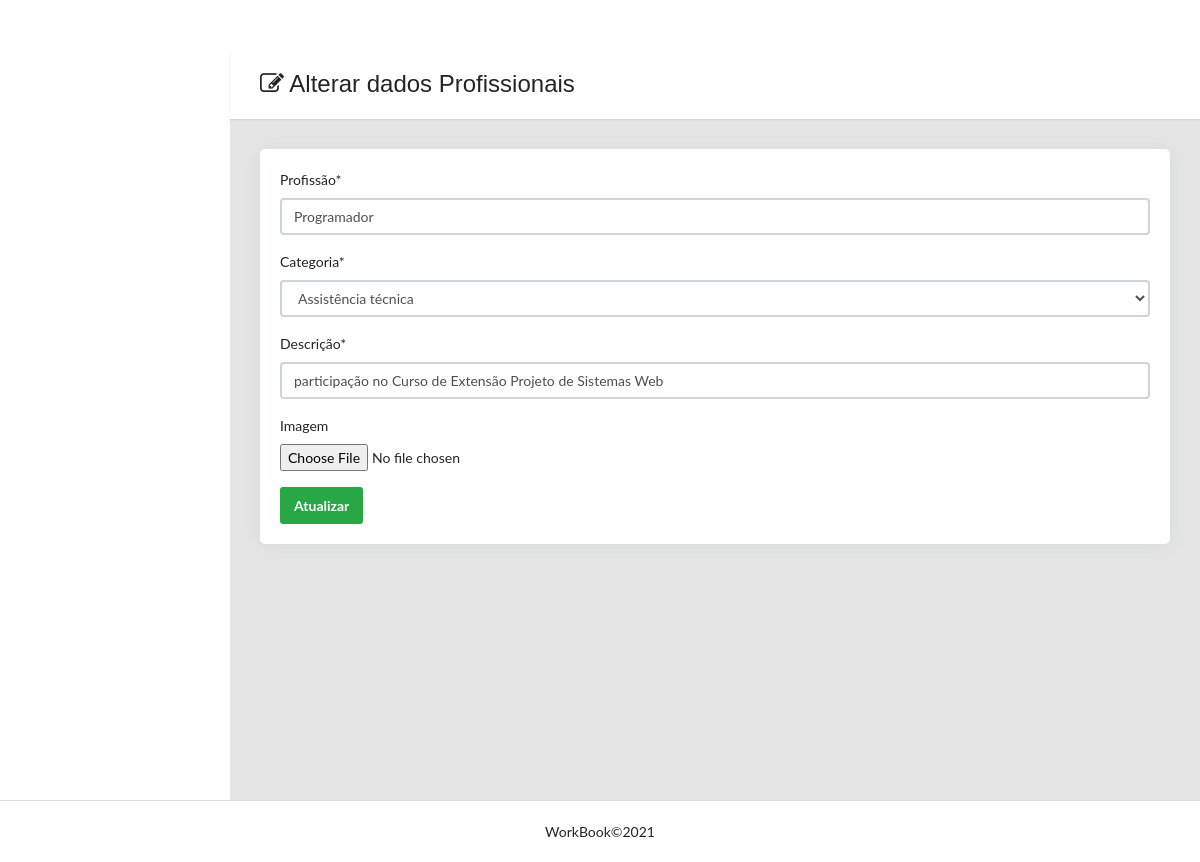
/dadosProfissional/3, run on an earlier commit of the app's database.
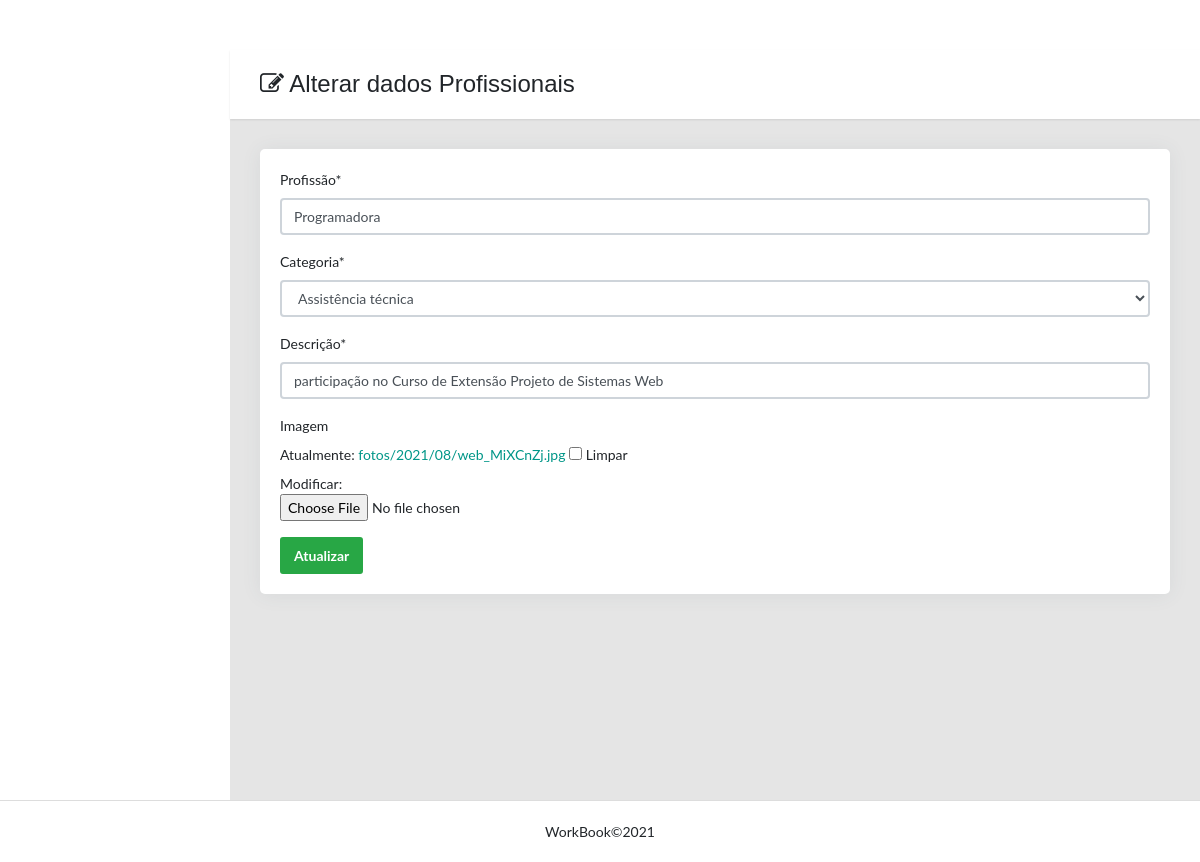
And on a later commit of the database.
### usuario/models.py (models this page shows, shortened)
class Profissional(models.Model):
            profissao = models.CharField('Profissão', max_length=250)
            categoria = models.OneToOneField(Categoria, on_delete=models.CASCADE, related_name='categoria')
            slug = models.SlugField('Atalho', unique=True, blank=True, null=True)
            descricao = models.CharField('Descrição', max_length=250)
            imagem = models.ImageField(upload_to='fotos/%Y/%m/', blank=True, null=True)
            user = models.OneToOneField(Usuario, on_delete=models.CASCADE, related_name='usario',
                                        error_messages={
                                            "unique": "Já existe um profissional cadastrado para este usuário."
                                        }
                                       )
            acesso_permitido = models.BooleanField(default=True)
            class Meta:
                verbose_name = 'Profissional'
                verbose_name_plural = 'Profissional'
                ordering = ['id']
            """def clean(self):
                model = self.__class__
                if model.objects.count() > 0 and self.user_id != model.objects.get().user_id:
                    raise ValidationError("Você já tem um perfil profissional cadastrado.")"""

### usuario/views.py (the view)
# urls.py: path('dadosProfissional/<int:user_id>', views.dadosProfissional, name='dadosProfissional'),
def dadosProfissional(request, user_id):
    data = {}
    profissional = Profissional.objects.get(user_id=user_id)
    form = FormEditProfissional(request.POST or None, instance=profissional)
    if form.is_valid():
        form.save()
        return redirect('usuario:dadosProfissional', profissional.user_id)
    data['form'] = form
    data['profissional'] = profissional
    return render(request, 'usuario/dadosProfissional.html', data)

### usuario/form.py
class FormEditProfissional(ModelForm):
    class Meta:
        model = Profissional
        fields = '__all__'
        exclude = ('user','slug', 'acesso_permitido',)

### usuario/models.py (called while the page is built)
    def __str__(self):
        return self.nome

### usuario/templates/usuario/dadosProfissional.html (shortened to what this page needs)
{% extends 'base.html' %}
{% block content %}
{% load crispy_forms_tags %}
<main class="app-content">
    <div class="app-title">
        <div>
            <h1><i class="fa fa-edit"></i> Alterar dados Profissionais</h1>
        </div>
    </div>
    <div class="row">
        <div class="col-lg-12">
            <div class="card user-card-full">
                <div class="row m-l-0 m-r-0">
                    <div class="card-body">
                        <form method="post" action="{% url 'usuario:dadosProfissional' profissional.user_id %}"
                              enctype="multipart/form-data">
                            {{ form|crispy }}
                            <div class="row">
                                <div class="col">
                                    <button type="submit" class="btn btn-success" title="Atualizar">Atualizar</button>
                                </div>
                            </div>
                        </form>
                    </div>
                </div>
            </div>
        </div>
    </div>
</main>
{% endblock %}

What changed in the data, as far as the page shows it:
changed Profissional "Assistência técnica": profissao "Programador" → "Programadora"
Also different on the page:
form field form: (not shown) → "☐"
text no longer shown: "Profissão * Categoria * Descrição * Imagem"
text now shown: "Profissão * Categoria * Descrição * Imagem Atualmente: fotos/2021/08/web_MiXCnZj.jpg Limpar Modificar:"
